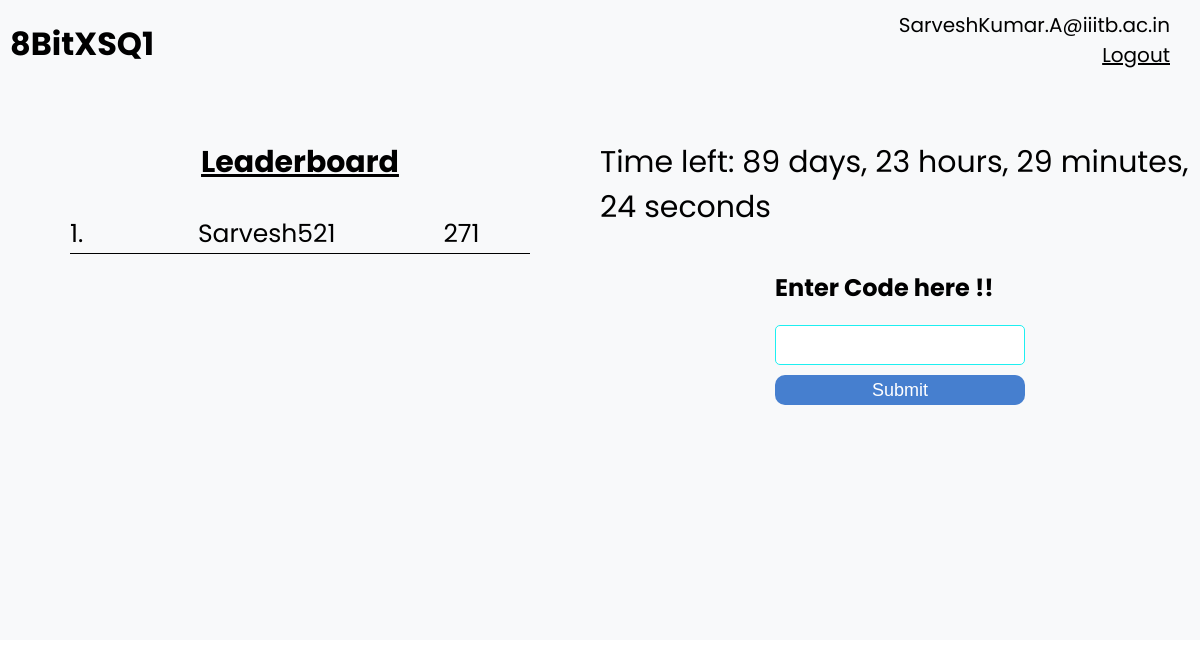
/participant (signed in), run on an earlier commit of the app's database.
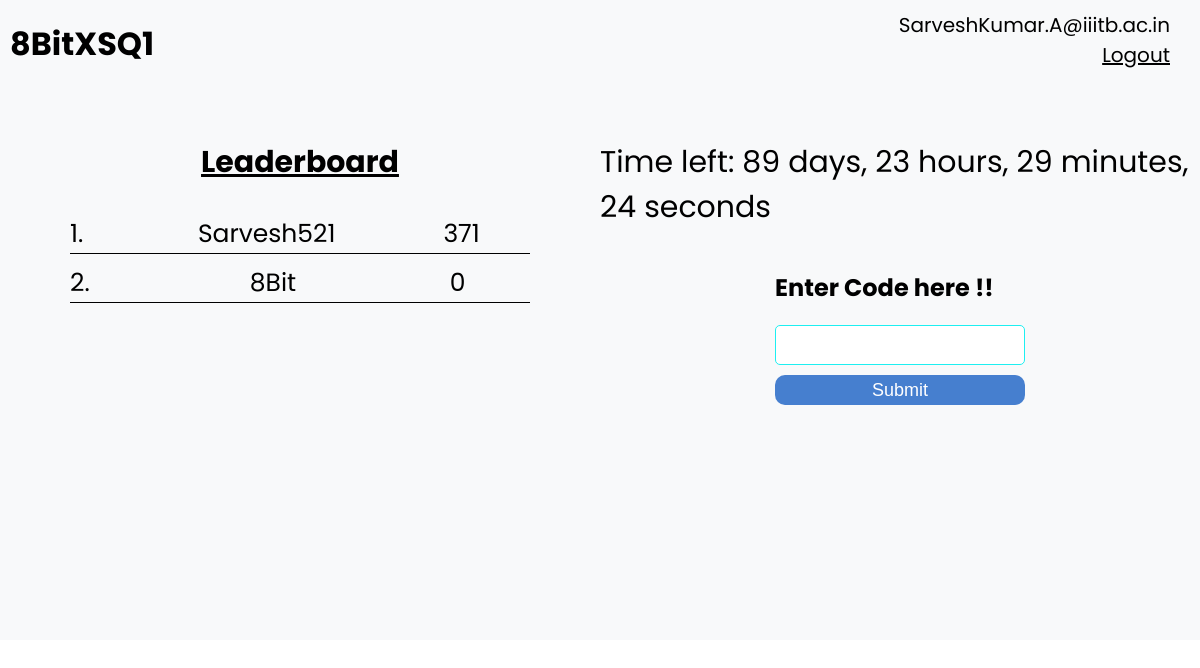
And on a later commit of the database.
### base/models.py (models this page shows)
class User(AbstractUser):
    email = models.EmailField(unique=True, null=True)
    phone_number = models.IntegerField(null=True)
    username = models.CharField(unique=True, max_length=100, null=True)
    gold = models.IntegerField(default=0)
    sand = models.DateTimeField(default=datetime(2025, 7, 30, 19, 30, 0))
    USERNAME_FIELD = "email"
    REQUIRED_FIELDS = ["username"]
    def __str__(self) -> str:
        return str(self.email)

### base/views.py (the view, shortened to what this page needs)
# urls.py: path('participant',views.participant_home,name="participant_home"),
def participant_home(request):
    da = datetime.now()
    user_1 = User.objects.get(email=str(request.user))
    timezone = user_1.sand.tzinfo
    da = da.replace(tzinfo=timezone)
    flag = da < user_1.sand
    users = User.objects.all().order_by("-gold").values()
    context = {
        "users": users,
        "user_1": user_1,
        "curr_date_time": str(user_1.sand.month)
        + " "
        + str(user_1.sand.day)
        + ","
        + str(user_1.sand.year)
        + " "
        + str(user_1.sand.hour)
        + ":"
        + str(user_1.sand.minute)
        + ":"
        + str(user_1.sand.second),
        "flag": flag,
    }
    return render(request, "participant_home.html", context)

### base/templates/participant_home.html (shortened to what this page needs)
{% include 'participant_main.html' %}
<div class="screen">
    {% block content %}
    {% if request.user.is_authenticated %}
    <div class="participant-left">
        <h3 class="LeaderBoard-heading">Leaderboard</h3>
        <div class="LeaderBoard">
            {% for user in users %}
            <div class="ranking">
                <p class="rank">{{ forloop.counter }}. &nbsp;&nbsp;&nbsp; <span class="ranking-name">
                        {{ user.username }}</span> &nbsp;&nbsp;&nbsp;{{ user.gold }}</h1>
            </div>
            {% endfor %}
        </div>
    </div>
    <div class="participant-right">
        <div>
            <div id="countdown-box"></div>
            {% endif %}
            {% endblock content %}
        </div>
        {% if flag %}
        <div class="code-input-box">
            <h2>Enter Code here !!</h2>
            <form method="post" action="{% url 'participant_home' %}">
                <input type="text" id="text_input" name="text_input" required>
                <br>
                <button type="submit" class="btn">Submit</button>
            </form>
        </div>
        {% endif %}
    </div>
</div>

### base/templates/participant_main.html (shortened to what this page needs)
<!DOCTYPE html>
<html lang="en">
<head>
</head>
<body>
    {% include 'participant_navbar.html' %}
</body>
</html>

### base/templates/participant_navbar.html (shortened to what this page needs)
<div class="home-container-participant">
   <a href="{% url 'participant_home' %}" class="heading-participant"><h1>8BitXSQ1</h1></a>
   <div class="nav-right">
       {% if request.user.is_authenticated %}
       <h1 class="hello-text">{{request.user}}</h1>
       <a href="{% url 'logout' %}" class="logout-button">Logout</a>
       {% else %}
       <a href="{% url 'login' %}">Login</a>
       {% endif %}
   </div>
</div>

### base/templates/participant_home.html (style rules this page uses)
.screen { min-height: 65vh; display: flex; font-family: 'Poppins', sans-serif; background-color: #f8f9fa; width: 100vw; }
.participant-left { width: 50%; padding-top: 20px; display: flex; flex-direction: column; align-items: center; }
.participant-right { width: 50%; display: flex; flex-direction: column; align-items: center; padding-top: 20px; }
.LeaderBoard-heading { font-size: 30px; text-decoration: underline; padding-bottom: 20px; }
.LeaderBoard { padding: 10px; width: 80%; }
.ranking { border-bottom: 1px solid black; margin-bottom: 10px; font-weight: 400; font-size: 25px; }
.ranking-name { display: inline-block; width: 25vw; text-align: center; }
#countdown-box { font-size: 20px; margin-bottom: 20px; font-size: 30px; }
.code-input-box { margin-top: 20px; }
input { width: 250px; height: 40px; border: 1px solid #1deff1; border-radius: 5px; margin-bottom: 10px; font-size: 1rem; padding: 5px; margin-top: 20px; }
.btn { background-color: #467fcf; color: white; margin-bottom: 5px; width: 250px; height: 30px; border-radius: 10px; border: none; font-size: 18px; font-weight: 400; }

### base/templates/participant_navbar.html (style rules this page uses)
* { padding: 0; margin: 0; box-sizing: border-box; }
.home-container-participant { background-color: #f8f9fa; width: 100%; height: 15vh; display: flex; font-family: 'Poppins', sans-serif; align-items: flex-start; justify-content: space-between; padding-top: 10px; }
.heading-participant { text-decoration: none; color: black; text-align: left; padding: 10px; width: 20%; }
.nav-right { display: flex; flex-direction: column; align-items: flex-end; justify-content: flex-start; width: 50vw; height: 15vh; padding-right: 30px; }
.logout-button { text-decoration: underline; font-size: 20px; color: black; }
.hello-text { font-size: 20px; font-weight: 400; }

What changed in the data, as far as the page shows it:
changed User "Sarvesh521": gold "271" → "371"
added User: username "8Bit", gold "0"
